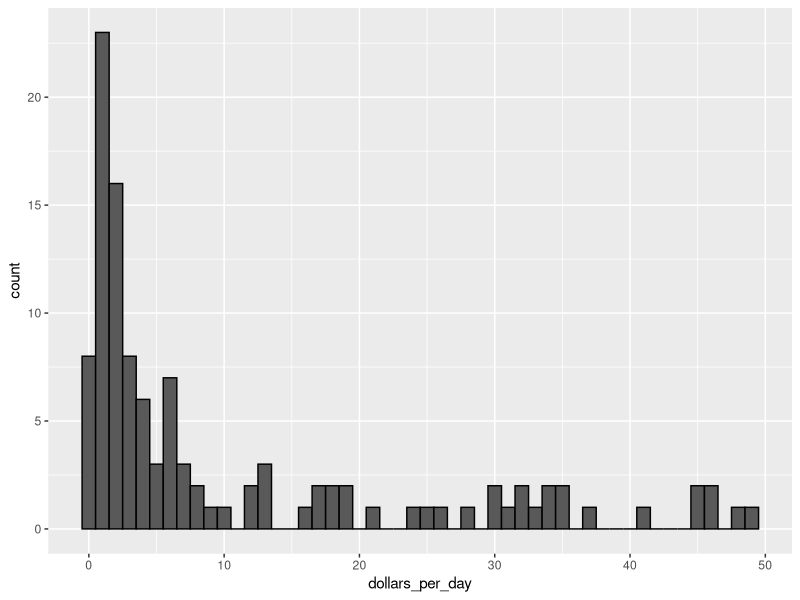
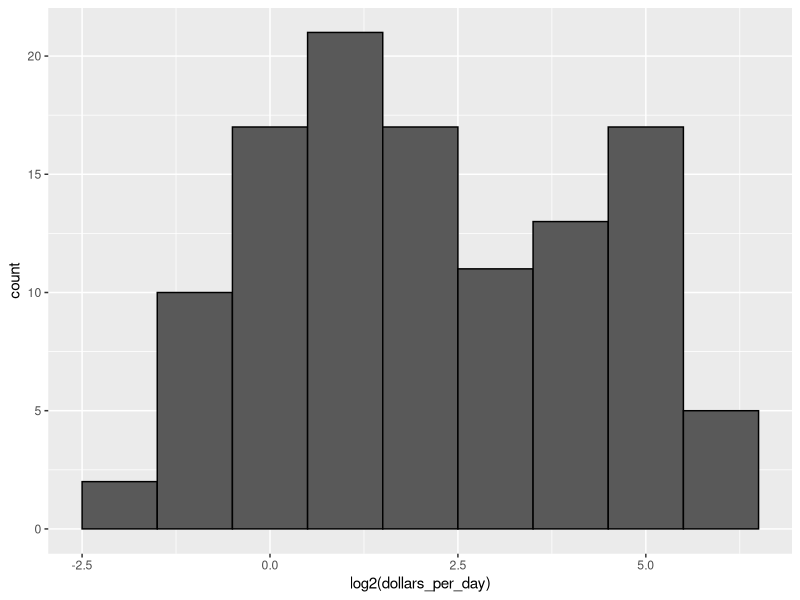
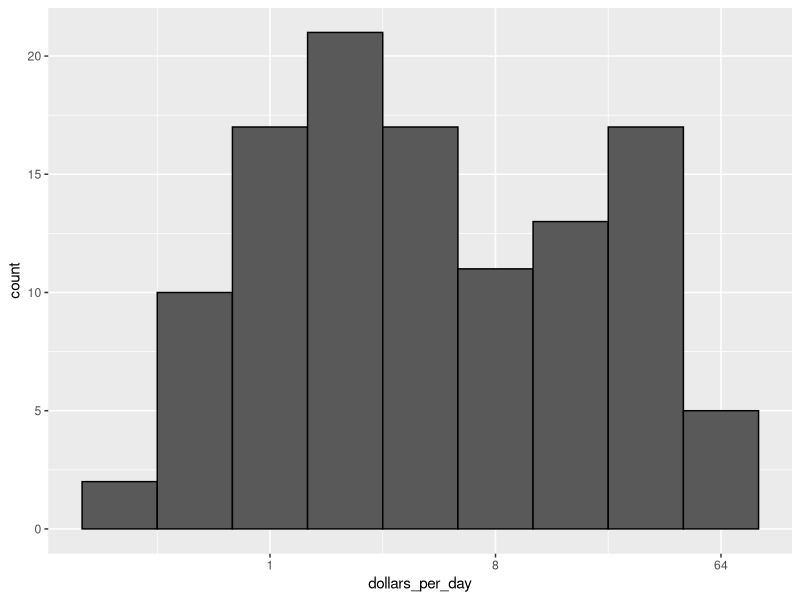
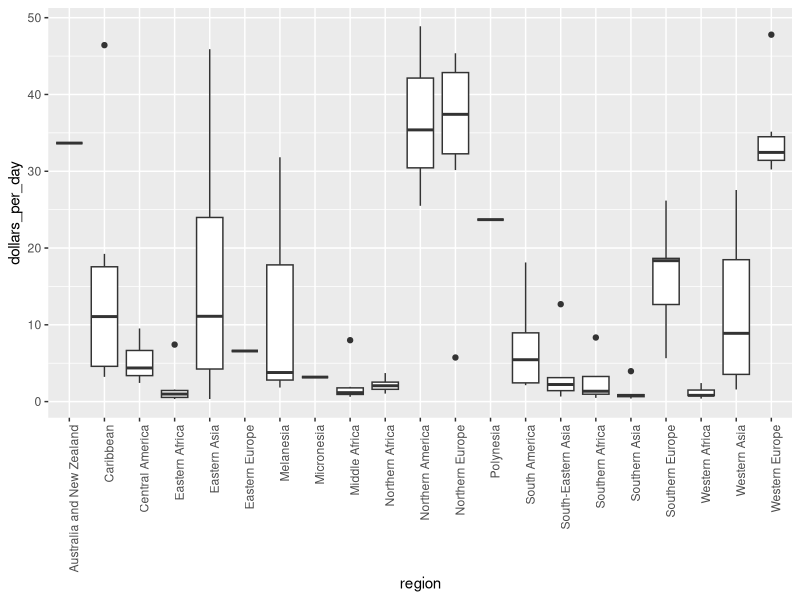
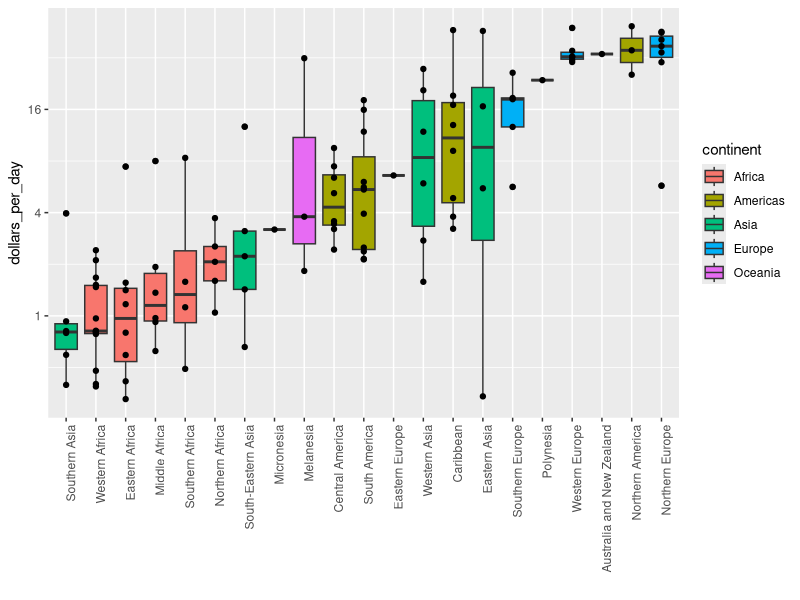
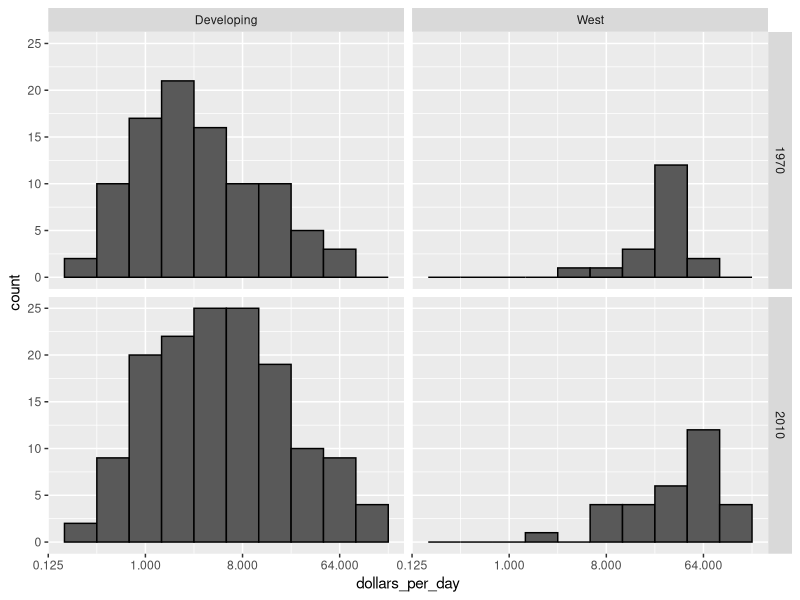
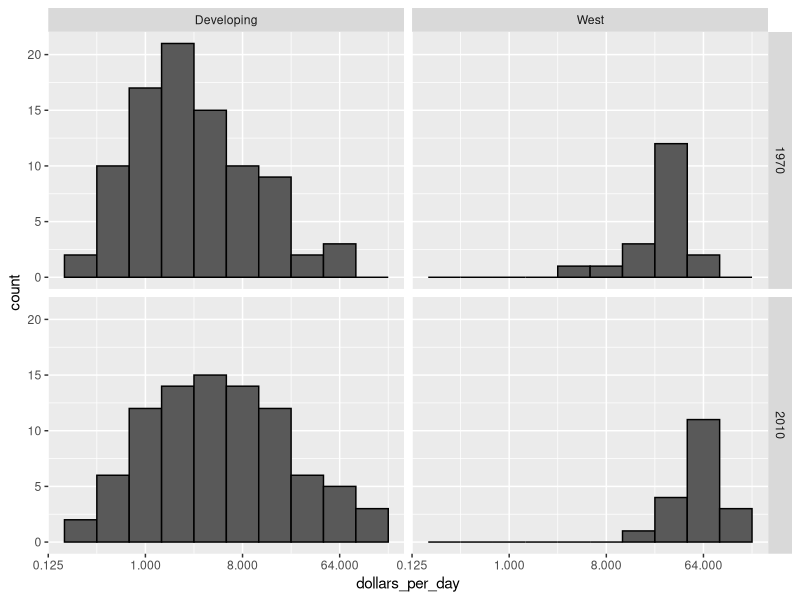
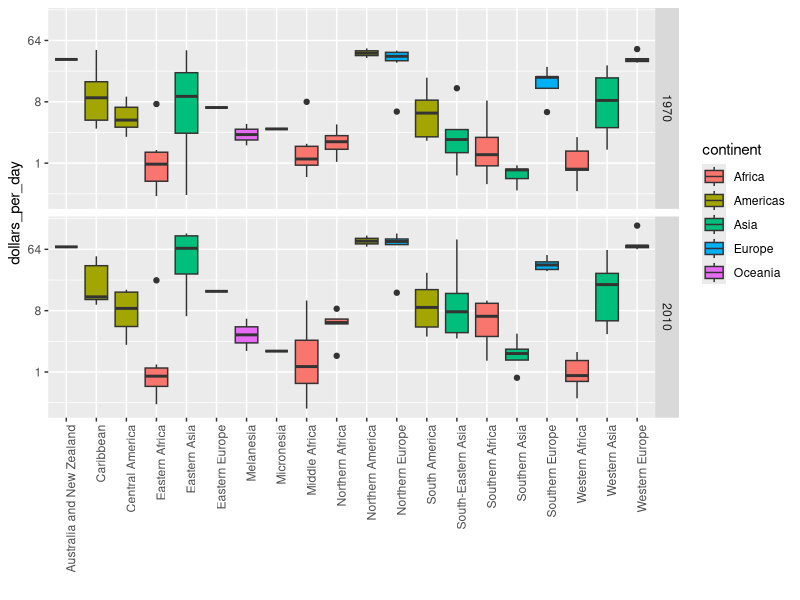

Write R code to recreate these figures, in order.
library(dslabs)
library(dplyr)
library(ggplot2)
data(gapminder)
head(gapminder)
gapminder <- gapminder %>% mutate(dollars_per_day = gdp/population/365)
past_year <- 1970
present_year <- 2010
west <- c("Western Europe", "Northern Europe", "Southern Europe", "North America", "Australia and New Zealand")
country_list_1 <- gapminder %>% filter(year == past_year & !is.na(gdp)) %>% .$country
country_list_2 <- gapminder %>% filter(year == present_year & !is.na(gdp)) %>% .$country
country_list <- intersect(country_list_1, country_list_2)
length(country_list)

 
#histogram for dollars per day 
gapminder %>% filter(year == past_year & !is.na(gdp)) %>%
  ggplot(aes(dollars_per_day)) +
  geom_histogram(binwidth = 1, color = "black")

#histogram for dollars per day (log2 scale)
gapminder %>% filter(year == past_year & !is.na(gdp)) %>%
  ggplot(aes(log2(dollars_per_day))) +
  geom_histogram(binwidth = 1, color = "black")
#we can see that there are 2 modes: 1st is at $2(2^1) and the 2nd is at $32 (2^5)

#histogram for dollars per day with log transformed
gapminder %>% filter(year == past_year & !is.na(gdp)) %>%
  ggplot(aes(dollars_per_day)) +
  geom_histogram(binwidth = 1, color = "black") +
  scale_x_continuous(trans = "log2")
#we can see the x value for log2 is transformed so that we don't need to calculate the 2^1, 2^5 etc.

# compare dollars per day geographically
length(levels(gapminder$region))

gapminder %>% filter(year == past_year & !is.na(gdp)) %>%
  ggplot(aes(region, dollars_per_day)) +
  geom_boxplot() +
  theme(axis.text.x = element_text(angle = 90, hjust = 1))

# order the boxplots in ascending
gapminder %>% filter(year == past_year & !is.na(gdp)) %>%
  mutate(region = reorder(region, dollars_per_day, FUN = median)) %>% #reorder
  ggplot(aes(region, dollars_per_day, fill = continent)) + # try "fill" vs "color"
  geom_boxplot() +
  theme(axis.text.x = element_text(angle = 90, hjust = 1)) +
  scale_y_continuous(trans = "log2") + #to see the differences for low income regions
  geom_point(show.legend = FALSE) + #to show data points
  xlab("")

# compare dollars per day overtime
gapminder %>% 
  filter(year %in% c(past_year, present_year) & !is.na(gdp)) %>%
  mutate(group = ifelse(region %in% west, "West", "Developing")) %>%
  ggplot(aes(dollars_per_day)) +
  geom_histogram(binwidth = 1, color = "black") +
  scale_x_continuous(trans = "log2") +
  facet_grid(year~group)
  
# compare the dollars per day between 1970 and 2010 and between West and developing regions
gapminder %>% 
  filter(year %in% c(past_year, present_year) & country %in% country_list & !is.na(gdp)) %>%
  mutate(group = ifelse(region %in% west, "West", "Developing")) %>%
  ggplot(aes(dollars_per_day)) +
  geom_histogram(binwidth = 1, color = "black") +
  scale_x_continuous(trans = "log2") +
  facet_grid(year~group)

# compare which region improved the most from 1970 to 2010
gapminder %>% filter(year %in% c(past_year, present_year) & country %in% country_list) %>%
  ggplot(aes(region, dollars_per_day, fill = continent)) +
  geom_boxplot() +
  theme(axis.text.x = element_text(angle = 90, hjust = 1)) +
  scale_y_continuous(trans = "log2") +
  xlab("") +
  facet_grid(year~.)

#improved model of above
gapminder %>% filter(year %in% c(past_year, present_year) & country %in% country_list) %>%
  mutate(region = reorder(region, dollars_per_day, FUN = median)) %>%
  ggplot(aes(region, dollars_per_day, fill = factor(year))) +
  geom_boxplot() +
  theme(axis.text.x = element_text(angle = 90, hjust = 1)) +
  scale_y_continuous(trans = "log2") +
  xlab("")

#density plot
  # look at the group sizes of West and Developing
gapminder %>% 
  filter(year %in% c(past_year, present_year) & country %in% country_list) %>%
  mutate(group = ifelse(region %in% west, "West", "Developing")) %>%
  summarize(count_West = sum(group == "West")/2, count_developing = sum(group == "Developing")/2)
  
  # make the density plot area ratio to the group sizes
gapminder %>%
  filter(year %in% c(past_year, present_year) & country %in% country_list) %>%
  mutate(group = ifelse(region %in% west, "West", "Developing")) %>%
  ggplot(aes(dollars_per_day, y = ..count.., fill = group)) + # "fill" will group the data by "group" and fill with different color"; 
  # "..count.." adjust the y axis to make the size of density area proportional to the count in each group
  geom_density(alpha = 0.2, bw = 0.75) + #alpha make the overlap color more visible; bw make the curve smoother
  scale_x_continuous(trans="log2") +
  facet_grid(year ~ .)

# take a deeper look into which specific regions improve the most
# add group as a factor, grouping regions
gapminder <- gapminder %>%
  mutate(group = case_when(
    .$region %in% west ~ "West",
    .$region %in% c("Eastern Asia", "South-Eastern Asia") ~ "East Asia",
    .$region %in% c("Caribbean", "Central America", "South America") ~ "Latin America",
    .$continent == "Africa" & .$region != "Northern Africa" ~ "Sub-Saharan Africa",
    TRUE ~ "Others"))

# reorder factor levels
gapminder <- gapminder %>%
  mutate(group = factor(group, levels = c("Others", "Latin America", "East Asia", "Sub-Saharan Africa", "West")))

gapminder %>% filter(year %in% c(past_year, present_year) & country %in% country_list) %>%
  ggplot(aes(dollars_per_day, y = ..count.., fill = group)) + 
  geom_density(alpha = 0.2, bw = 0.75, position = "stack") + #make the graphs stack on each other to make the picture clearer
  scale_x_continuous(trans="log2") +
  facet_grid(year ~ .)

#some country has larg popluation such as China, make the density area proportional to the populaiton
gapminder %>%
  filter(year %in% c(past_year, present_year) & country %in% country_list) %>%
  group_by(year) %>%
  mutate(weight = population/sum(population*2)) %>%
  ungroup() %>%
  ggplot(aes(dollars_per_day, fill = group, weight = weight)) + #replace the "..count.." with "weight" for density area proportional based on population
  geom_density(alpha = 0.2, bw = 0.75, position = "stack") + 
  scale_x_continuous(trans="log2") +
  facet_grid(year ~ .)

# plot infant survival versus income, with transformed axes
gapminder <- gapminder %>%
  mutate(group = case_when(
    region %in% west ~ "The West",
    region %in% "Northern Africa" ~ "Northern Africa",
    region %in% c("Eastern Asia", "South-Eastern Asia") ~ "East Asia",
    region == "Southern Asia" ~ "Southern Asia",
    region %in% c("Central America", "South America", "Caribbean") ~ "Latin America",
    continent == "Africa" & region != "Northern Africa" ~ "Sub-Saharan Africa",
    region %in% c("Melanesia", "Micronesia", "Polynesia") ~ "Pacific Islands"))

surv_income <- gapminder %>%
  filter(year %in% present_year & !is.na(gdp) & !is.na(infant_mortality) & !is.na(group)) %>%
  group_by(group) %>%
  summarize(income = sum(gdp)/sum(population)/365, infant_suvival_rate = 1 - sum(infant_mortality/1000*population)/sum(population))
surv_income
surv_income %>% arrange(income)

surv_income %>% ggplot(aes(income, infant_suvival_rate, label = group, color = group)) +
  scale_x_continuous(trans = "log2", limit = c(0.25, 150)) + 
  scale_y_continuous(trans = "logit", limit = c(0.875, 0.9981, breaks = c(.85, .95, .99, .995, .998))) +
  geom_label(size = 3, show.legend = FALSE)
